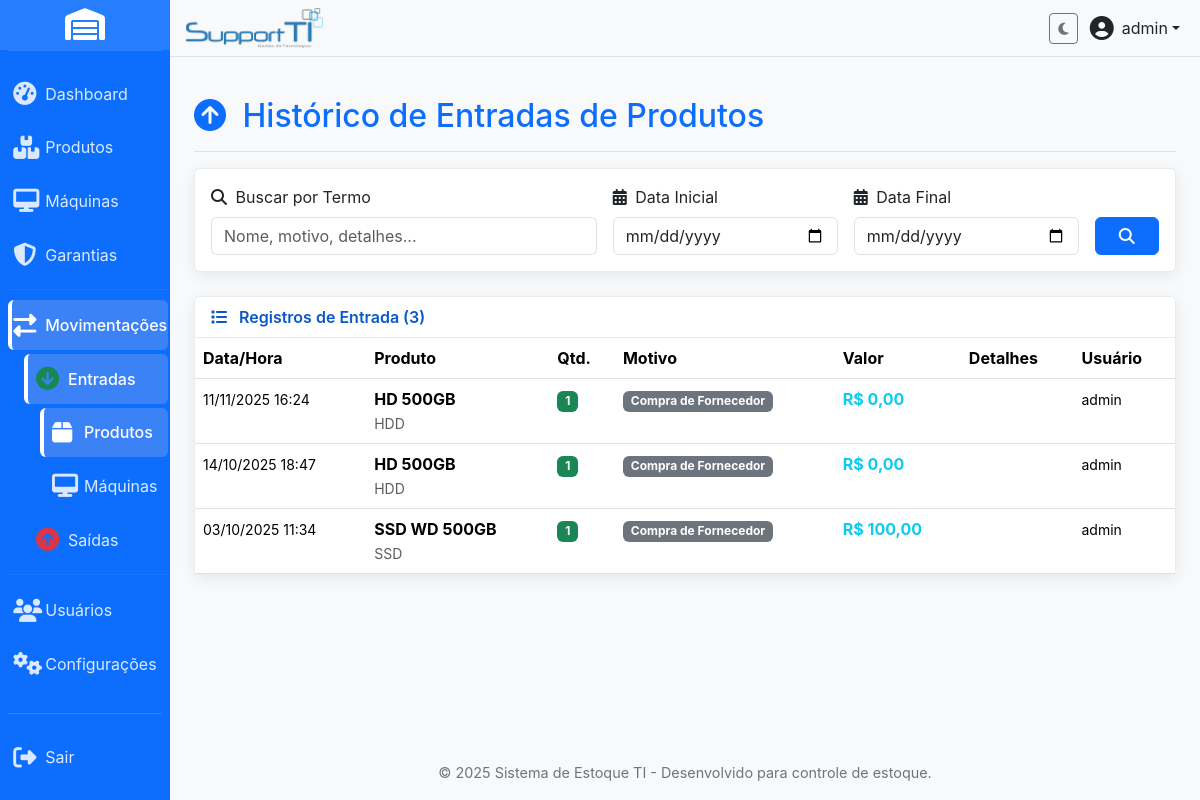
The app's page /product_inputs_log.php (signed in) with its own data.
### tables this page shows
CREATE TABLE IF NOT EXISTS `product_inputs` (
  `id` int(11) NOT NULL AUTO_INCREMENT,
  `product_id` int(11) NOT NULL,
  `user_id` int(11) DEFAULT NULL,
  `quantity_added` int(11) NOT NULL,
  `reason` varchar(255) NOT NULL,
  `details` text DEFAULT NULL,
  `unit_price` decimal(12,2) DEFAULT NULL,
  `input_date` timestamp NOT NULL DEFAULT current_timestamp(),
  `product_name` varchar(255) DEFAULT NULL,
  `product_category` varchar(100) DEFAULT NULL,
  `product_serial_number` varchar(100) DEFAULT NULL,
  `product_barcode` varchar(100) DEFAULT NULL,
  PRIMARY KEY (`id`),
  KEY `user_id` (`user_id`)
);

CREATE TABLE IF NOT EXISTS `users` (
  `id` int(11) NOT NULL AUTO_INCREMENT,
  `username` varchar(50) NOT NULL,
  `password` varchar(255) NOT NULL,
  `email` varchar(100) NOT NULL,
  `role` varchar(20) DEFAULT 'user',
  `full_name` varchar(255) DEFAULT NULL,
  `avatar` varchar(255) DEFAULT NULL,
  `last_login` timestamp NULL DEFAULT NULL,
  `reset_token` varchar(64) DEFAULT NULL,
  `reset_token_expires_at` datetime DEFAULT NULL,
  `created_at` timestamp NOT NULL DEFAULT current_timestamp(),
  `updated_at` timestamp NOT NULL DEFAULT current_timestamp() ON UPDATE current_timestamp(),
  `theme` varchar(50) DEFAULT 'blue',
  PRIMARY KEY (`id`),
  UNIQUE KEY `username` (`username`),
  UNIQUE KEY `email` (`email`)
);

### product_inputs_log.php (the view, shortened to what this page needs)
<?php
$search = trim($_GET['search'] ?? '');
$date_from = trim($_GET['date_from'] ?? '');
$date_to = trim($_GET['date_to'] ?? '');
$page = max(1, intval($_GET['page'] ?? 1));
$per_page = 20;
$offset = ($page - 1) * $per_page;
try {
    $pdo = getConnection();
    $where_conditions = [];
    $params = [];
    $where_clause = !empty($where_conditions) ? 'WHERE ' . implode(' AND ', $where_conditions) : '';
    $count_query = "SELECT COUNT(*) as total FROM product_inputs pi LEFT JOIN users u ON pi.user_id = u.id {$where_clause}";
    $count_stmt = $pdo->prepare($count_query);
    $count_stmt->execute($params);
    $total_records = $count_stmt->fetch()['total'];
    $inputs_query = "
        SELECT
            pi.*, u.username
        FROM product_inputs pi
        LEFT JOIN users u ON pi.user_id = u.id
        {$where_clause}
        ORDER BY pi.input_date DESC
        LIMIT {$per_page} OFFSET {$offset}
    ";
    $inputs_stmt = $pdo->prepare($inputs_query);
    $inputs_stmt->execute($params);
    $inputs = $inputs_stmt->fetchAll();
} catch (PDOException $e) {
    error_log("Erro ao carregar dados de entrada de produtos: " . $e->getMessage());
    $inputs = [];
    $total_records = 0;
    $total_pages = 0;
}
?>
<?php include 'includes/header.php'; ?>
<div class="d-flex justify-content-between flex-wrap flex-md-nowrap align-items-center pt-3 pb-2 mb-3 border-bottom">
    <h1 class="h2 text-primary-custom">
        <i class="fas fa-arrow-circle-up me-2"></i>
        Histórico de Entradas de Produtos
    </h1>
</div>
<div class="card card-custom mb-4">
    <div class="card-body">
        <form method="GET" action="" class="row g-3 align-items-end">
            <div class="col-md-5">
                <label for="search" class="form-label form-label-custom"><i class="fas fa-search me-1"></i> Buscar por Termo</label>
                <input type="text" class="form-control form-control-custom" id="search" name="search" placeholder="Nome, motivo, detalhes..." value="<?php echo htmlspecialchars($search); ?>">
            </div>
            <div class="col-md-3">
                <label for="date_from" class="form-label form-label-custom"><i class="fas fa-calendar-alt me-1"></i> Data Inicial</label>
                <input type="date" class="form-control form-control-custom" id="date_from" name="date_from" value="<?php echo htmlspecialchars($date_from); ?>">
            </div>
            <div class="col-md-3">
                <label for="date_to" class="form-label form-label-custom"><i class="fas fa-calendar-alt me-1"></i> Data Final</label>
                <input type="date" class="form-control form-control-custom" id="date_to" name="date_to" value="<?php echo htmlspecialchars($date_to); ?>">
            </div>
            <div class="col-md-1">
                <div class="d-grid">
                    <button type="submit" class="btn btn-primary-custom" data-bs-toggle="tooltip" title="Filtrar">
                        <i class="fas fa-search"></i>
                    </button>
                </div>
            </div>
        </form>
    </div>
</div>
<div class="card card-custom">
    <div class="card-header card-header-custom d-flex justify-content-between align-items-center">
        <span>
            <i class="fas fa-list me-2"></i>
            Registros de Entrada (<?php echo number_format($total_records); ?>)
        </span>
    </div>
    <div class="card-body p-0">
        <?php if (empty($inputs)): ?>
            <div class="text-center text-muted py-5">
                <i class="fas fa-inbox fa-3x mb-3"></i>
                <p>Nenhuma entrada de produto encontrada.</p>
            </div>
        <?php else: ?>
            <div class="table-responsive">
                <table class="table table-hover mb-0">
                    <thead class="table-header-custom">
                        <tr>
                            <th>Data/Hora</th>
                            <th>Produto</th>
                            <th>Qtd.</th>
                            <th>Motivo</th>
                            <th>Valor</th>
                            <th>Detalhes</th>
                            <th>Usuário</th>
                        </tr>
                    </thead>
                    <tbody>
                        <?php foreach ($inputs as $input): ?>
                            <tr>
                                <td><small><?php echo date('d/m/Y H:i', strtotime($input['input_date'])); ?></small></td>
                                <td>
                                    <strong><?php echo htmlspecialchars($input['product_name']); ?></strong>
                                    <br><small class="text-muted"><?php echo htmlspecialchars($input["product_category"]); ?></small>
                                </td>
                                <td><span class="badge bg-success"><?php echo number_format($input['quantity_added']); ?></span></td>
                                <td><span class="badge bg-secondary"><?php echo htmlspecialchars($input["reason"] ?? 'N/A'); ?></span></td>
                                <td>
                                    <?php
                                    if (isset($input['unit_price']) && is_numeric($input['unit_price'])) {
                                        $total_value = $input['unit_price'] * $input['quantity_added'];
                                        echo '<strong class="text-info">R$ ' . number_format($total_value, 2, ',', '.') . '</strong>';
                                    } else {
                                        echo '<span class="text-muted">-</span>';
                                    }
                                    ?>
                                </td>
                                <td><small><?php echo nl2br(htmlspecialchars($input["details"] ?? 'N/A')); ?></small></td>
                                <td><small><?php echo htmlspecialchars($input["username"] ?? 'Sistema'); ?></small></td>
                            </tr>
                        <?php endforeach; ?>
                    </tbody>
                </table>
            </div>
        <?php endif; ?>
    </div>
</div>
<?php include 'includes/footer.php'; ?>

### CSS/custom.css (style rules this page uses)
:root { --primary-color: #0d6efd; --primary-dark: #0a58ca; --primary-light: #3b82f6; --secondary-color: #6c757d; --accent-color: #ffffff; --light-bg: #f8f9fa; --text-light: #ffffff; --text-dark: #212529; --border-color: #e9ecef; --hover-color: rgba(255, 255, 255, 0.1); --active-color: #0b5ed7; --border-radius-base: 0.375rem; --box-shadow-base: 0 4px 15px rgba(0, 0, 0, 0.07); --sidebar-width: 170px; --sidebar-collapsed-width: 80px; --transition-speed: 0.3s; }
body { background-color: var(--light-bg); font-family: -apple-system, BlinkMacSystemFont, "Segoe UI", Roboto, "Helvetica Neue", Arial, sans-serif; color: var(--text-dark); overflow-x: hidden; }
.btn-primary-custom { background-color: var(--primary-color); border-color: var(--primary-color); color: var(--text-light); }
.text-primary-custom { color: var(--primary-color) !important; }
.card-custom { border: 1px solid var(--border-color); border-radius: var(--border-radius-base); box-shadow: var(--box-shadow-base); }
.card-header-custom { background-color: #fff; border-bottom: 1px solid var(--border-color); font-weight: 600; color: var(--primary-dark); }

### records on screen
product_inputs: input_date "11/11/2025 16:24", product_name "HD 500GB", product_category "HDD", quantity_added "1", reason "Compra de Fornecedor", total_value "0,00", user.username "admin"
product_inputs: input_date "14/10/2025 18:47", product_name "HD 500GB", product_category "HDD", quantity_added "1", reason "Compra de Fornecedor", total_value "0,00", user.username "admin"
product_inputs: input_date "03/10/2025 11:34", product_name "SSD WD 500GB", product_category "SSD", quantity_added "1", reason "Compra de Fornecedor", total_value "100,00", user.username "admin"

### other values on screen
$_SESSION["username"] "admin"
$total_records "3"
SITE_NAME "Sistema de Estoque TI"
